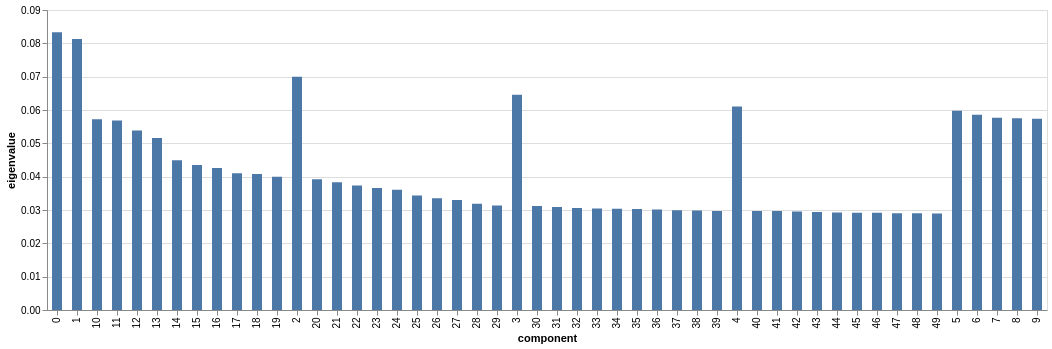

The notebook cell this image was saved under:
### Code cell
mca.scree_plot()

### Figure 1 — Vega-Lite specification as saved in the notebook (floating-point values rounded to 4 significant figures)
{"config": {"view": {"continuousWidth": 300, "continuousHeight": 300}}, "data": {"name": "data-90edb376e6a73274dd0c420ae37e8e81"}, "mark": {"type": "bar", "size": 10}, "encoding": {"tooltip": [{"field": "component", "type": "nominal"}, {"field": "eigenvalue", "type": "quantitative"}, {"field": "% of variance", "type": "quantitative"}, {"field": "% of variance (cumulative)", "type": "quantitative"}], "x": {"field": "component", "type": "nominal"}, "y": {"field": "eigenvalue", "type": "quantitative"}}, "$schema": "https://vega.github.io/schema/vega-lite/v5.8.0.json", "datasets": {"data-90edb376e6a73274dd0c420ae37e8e81": [{"component": "0", "eigenvalue": 0.08335, "% of variance": 1.79, "% of variance (cumulative)": 1.79}, {"component": "1", "eigenvalue": 0.08131, "% of variance": 1.746, "% of variance (cumulative)": 3.536}, {"component": "2", "eigenvalue": 0.06994, "% of variance": 1.502, "% of variance (cumulative)": 5.037}, {"component": "3", "eigenvalue": 0.06456, "% of variance": 1.386, "% of variance (cumulative)": 6.424}, {"component": "4", "eigenvalue": 0.06106, "% of variance": 1.311, "% of variance (cumulative)": 7.735}, {"component": "5", "eigenvalue": 0.05976, "% of variance": 1.283, "% of variance (cumulative)": 9.018}, {"component": "6", "eigenvalue": 0.05856, "% of variance": 1.258, "% of variance (cumulative)": 10.28}, {"component": "7", "eigenvalue": 0.05767, "% of variance": 1.238, "% of variance (cumulative)": 11.51}, {"component": "8", "eigenvalue": 0.0575, "% of variance": 1.235, "% of variance (cumulative)": 12.75}, {"component": "9", "eigenvalue": 0.0574, "% of variance": 1.232, "% of variance (cumulative)": 13.98}, {"component": "10", "eigenvalue": 0.05723, "% of variance": 1.229, "% of variance (cumulative)": 15.21}, {"component": "11", "eigenvalue": 0.05682, "% of variance": 1.22, "% of variance (cumulative)": 16.43}, {"component": "12", "eigenvalue": 0.05385, "% of variance": 1.156, "% of variance (cumulative)": 17.59}, {"component": "13", "eigenvalue": 0.05162, "% of variance": 1.108, "% of variance (cumulative)": 18.69}, {"component": "14", "eigenvalue": 0.04492, "% of variance": 0.9645, "% of variance (cumulative)": 19.66}, {"component": "15", "eigenvalue": 0.04348, "% of variance": 0.9337, "% of variance (cumulative)": 20.59}, {"component": "16", "eigenvalue": 0.04259, "% of variance": 0.9144, "% of variance (cumulative)": 21.51}, {"component": "17", "eigenvalue": 0.04104, "% of variance": 0.8813, "% of variance (cumulative)": 22.39}, {"component": "18", "eigenvalue": 0.04079, "% of variance": 0.8758, "% of variance (cumulative)": 23.26}, {"component": "19", "eigenvalue": 0.04, "% of variance": 0.8589, "% of variance (cumulative)": 24.12}, {"component": "20", "eigenvalue": 0.0392, "% of variance": 0.8417, "% of variance (cumulative)": 24.96}, {"component": "21", "eigenvalue": 0.03829, "% of variance": 0.8222, "% of variance (cumulative)": 25.79}, {"component": "22", "eigenvalue": 0.03736, "% of variance": 0.8021, "% of variance (cumulative)": 26.59}, {"component": "23", "eigenvalue": 0.03661, "% of variance": 0.7861, "% of variance (cumulative)": 27.38}, {"component": "24", "eigenvalue": 0.03609, "% of variance": 0.7749, "% of variance (cumulative)": 28.15}, {"component": "25", "eigenvalue": 0.03435, "% of variance": 0.7375, "% of variance (cumulative)": 28.89}, {"component": "26", "eigenvalue": 0.03354, "% of variance": 0.7201, "% of variance (cumulative)": 29.61}, {"component": "27", "eigenvalue": 0.03296, "% of variance": 0.7078, "% of variance (cumulative)": 30.32}, {"component": "28", "eigenvalue": 0.03187, "% of variance": 0.6843, "% of variance (cumulative)": 31.0}, {"component": "29", "eigenvalue": 0.03131, "% of variance": 0.6724, "% of variance (cumulative)": 31.67}, {"component": "30", "eigenvalue": 0.03119, "% of variance": 0.6697, "% of variance (cumulative)": 32.34}, {"component": "31", "eigenvalue": 0.03089, "% of variance": 0.6633, "% of variance (cumulative)": 33.01}, {"component": "32", "eigenvalue": 0.03064, "% of variance": 0.6578, "% of variance (cumulative)": 33.66}, {"component": "33", "eigenvalue": 0.03048, "% of variance": 0.6546, "% of variance (cumulative)": 34.32}, {"component": "34", "eigenvalue": 0.03039, "% of variance": 0.6526, "% of variance (cumulative)": 34.97}, {"component": "35", "eigenvalue": 0.03029, "% of variance": 0.6503, "% of variance (cumulative)": 35.62}, {"component": "36", "eigenvalue": 0.03018, "% of variance": 0.648, "% of variance (cumulative)": 36.27}, {"component": "37", "eigenvalue": 0.02992, "% of variance": 0.6425, "% of variance (cumulative)": 36.91}, {"component": "38", "eigenvalue": 0.02983, "% of variance": 0.6406, "% of variance (cumulative)": 37.55}, {"component": "39", "eigenvalue": 0.02974, "% of variance": 0.6385, "% of variance (cumulative)": 38.19}, {"component": "40", "eigenvalue": 0.02971, "% of variance": 0.638, "% of variance (cumulative)": 38.83}, {"component": "41", "eigenvalue": 0.02968, "% of variance": 0.6372, "% of variance (cumulative)": 39.47}, {"component": "42", "eigenvalue": 0.02954, "% of variance": 0.6343, "% of variance (cumulative)": 40.1}, {"component": "43", "eigenvalue": 0.02941, "% of variance": 0.6315, "% of variance (cumulative)": 40.73}, {"component": "44", "eigenvalue": 0.02927, "% of variance": 0.6285, "% of variance (cumulative)": 41.36}, {"component": "45", "eigenvalue": 0.02919, "% of variance": 0.6268, "% of variance (cumulative)": 41.99}, {"component": "46", "eigenvalue": 0.02914, "% of variance": 0.6257, "% of variance (cumulative)": 42.61}, {"component": "47", "eigenvalue": 0.02906, "% of variance": 0.6239, "% of variance (cumulative)": 43.24}, {"component": "48", "eigenvalue": 0.029, "% of variance": 0.6228, "% of variance (cumulative)": 43.86}, {"component": "49", "eigenvalue": 0.02893, "% of variance": 0.6212, "% of variance (cumulative)": 44.48}]}}
